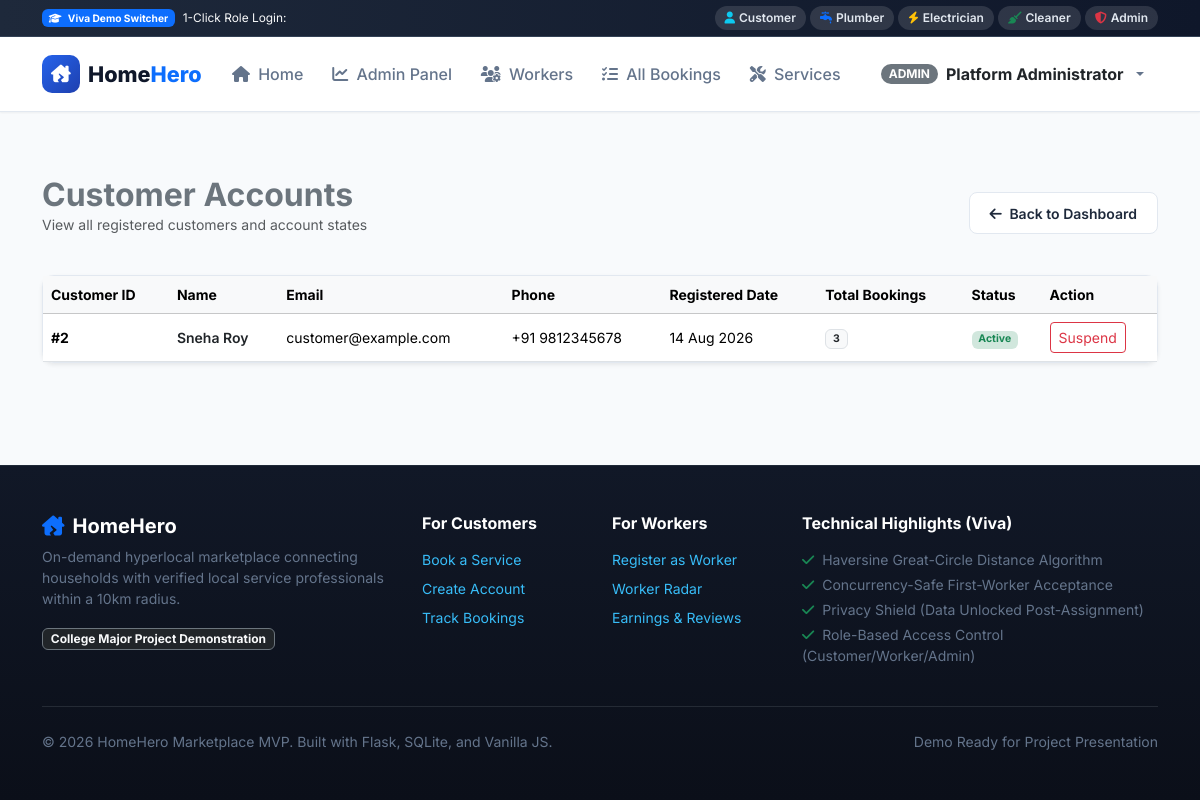
The page /admin/customers (signed in) on the database its author committed.
### models/user.py (models this page shows, shortened)
class User(UserMixin, db.Model):
    __tablename__ = 'users'
    id = db.Column(db.Integer, primary_key=True)
    name = db.Column(db.String(120), nullable=False)
    email = db.Column(db.String(120), unique=True, nullable=False, index=True)
    phone = db.Column(db.String(20), nullable=False)
    password_hash = db.Column(db.String(256), nullable=False)
    role = db.Column(db.String(20), nullable=False, default='customer') # 'customer', 'worker', 'admin'
    status = db.Column(db.String(20), nullable=False, default='active')  # 'active', 'suspended'
    created_at = db.Column(db.DateTime, default=datetime.now)
    worker_profile = db.relationship('WorkerProfile', backref='user', uselist=False, cascade='all, delete-orphan')
    customer_requests = db.relationship('ServiceRequest', backref='customer', foreign_keys='ServiceRequest.customer_id', lazy='dynamic')
    assigned_requests = db.relationship('ServiceRequest', backref='worker', foreign_keys='ServiceRequest.assigned_worker_id', lazy='dynamic')
    reviews_written = db.relationship('Review', backref='customer', foreign_keys='Review.customer_id', lazy='dynamic')
    reviews_received = db.relationship('Review', backref='worker', foreign_keys='Review.worker_id', lazy='dynamic')
    notifications = db.relationship('Notification', backref='user', lazy='dynamic', cascade='all, delete-orphan')

### routes/admin.py (the view)
@admin_bp.route('/customers')
@admin_required
def customers():
    customers_list = User.query.filter_by(role='customer').order_by(User.created_at.desc()).all()
    return render_template('admin/customers.html', customers=customers_list)

### templates/admin/customers.html (shortened to what this page needs)
{% extends "base.html" %}
{% block content %}
<div class="container py-4">
    <div class="d-flex flex-wrap justify-content-between align-items-center mb-4 gap-2">
        <div>
            <h2 class="fw-bold text-secondary mb-0">Customer Accounts</h2>
            <p class="text-muted small">View all registered customers and account states</p>
        </div>
        <a href="{{ url_for('admin.dashboard') }}" class="btn btn-outline-custom btn-sm">
            <i class="fa-solid fa-arrow-left me-1"></i> Back to Dashboard
        </a>
    </div>
    <div class="card-custom bg-white shadow-sm">
        <div class="table-responsive">
            <table class="table table-hover align-middle mb-0">
                <thead class="table-light small text-muted">
                    <tr>
                        <th>Customer ID</th>
                        <th>Name</th>
                        <th>Email</th>
                        <th>Phone</th>
                        <th>Registered Date</th>
                        <th>Total Bookings</th>
                        <th>Status</th>
                        <th>Action</th>
                    </tr>
                </thead>
                <tbody class="small">
                    {% for c in customers %}
                    <tr>
                        <td class="fw-bold">#{{ c.id }}</td>
                        <td class="fw-semibold text-dark">{{ c.name }}</td>
                        <td>{{ c.email }}</td>
                        <td>{{ c.phone }}</td>
                        <td>{{ c.created_at.strftime('%d %b %Y') }}</td>
                        <td>
                            <span class="badge bg-light text-dark border">{{ c.customer_requests.count() }}</span>
                        </td>
                        <td>
                            {% if c.status == 'active' %}
                                <span class="badge bg-success-subtle text-success">Active</span>
                            {% else %}
                                <span class="badge bg-danger-subtle text-danger">Suspended</span>
                            {% endif %}
                        </td>
                        <td>
                            <form action="{{ url_for('admin.toggle_user_status', user_id=c.id) }}" method="POST">
                                <button type="submit" class="btn btn-sm {% if c.status == 'active' %}btn-outline-danger{% else %}btn-outline-success{% endif %}">
                                    {{ 'Suspend' if c.status == 'active' else 'Activate' }}
                                </button>
                            </form>
                        </td>
                    </tr>
                    {% else %}
                    <tr>
                        <td colspan="8" class="text-center text-muted py-4">No customer accounts registered yet.</td>
                    </tr>
                    {% endfor %}
                </tbody>
            </table>
        </div>
    </div>
</div>
{% endblock %}

### templates/base.html (shortened to what this page needs)
<!DOCTYPE html>
<html lang="en">
<head>
    <link href="https://cdn.jsdelivr.net/npm/bootstrap@5.3.3/dist/css/bootstrap.min.css" rel="stylesheet">
    <link rel="stylesheet" href="https://cdnjs.cloudflare.com/ajax/libs/font-awesome/6.5.1/css/all.min.css">
    <link rel="stylesheet" href="{{ url_for('static', filename='css/style.css') }}">
</head>
<body>
    <div class="viva-banner">
        <div class="container d-flex flex-wrap align-items-center justify-content-between gap-2">
            <div class="d-flex align-items-center gap-2">
                <span class="badge bg-primary"><i class="fa-solid fa-graduation-cap me-1"></i> Viva Demo Switcher</span>
                <span class="text-light d-none d-md-inline small">1-Click Role Login:</span>
            </div>
            <div class="d-flex flex-wrap align-items-center gap-1">
                <a href="{{ url_for('auth.demo_login', role_key='customer') }}" class="viva-pill" title="Login as Customer (Sneha Roy)">
                    <i class="fa-solid fa-user text-info"></i> Customer
                </a>
                <a href="{{ url_for('auth.demo_login', role_key='plumber') }}" class="viva-pill" title="Login as Rahul Sharma (Plumber)">
                    <i class="fa-solid fa-faucet-drip text-primary"></i> Plumber
                </a>
                <a href="{{ url_for('auth.demo_login', role_key='electrician') }}" class="viva-pill" title="Login as Amit Das (Electrician)">
                    <i class="fa-solid fa-bolt text-warning"></i> Electrician
                </a>
                <a href="{{ url_for('auth.demo_login', role_key='cleaner') }}" class="viva-pill" title="Login as Rohit Kalita (Cleaner)">
                    <i class="fa-solid fa-broom text-success"></i> Cleaner
                </a>
                <a href="{{ url_for('auth.demo_login', role_key='admin') }}" class="viva-pill" title="Login as Admin">
                    <i class="fa-solid fa-shield-halved text-danger"></i> Admin
                </a>
            </div>
        </div>
    </div>
    <nav class="navbar navbar-expand-lg navbar-custom sticky-top">
        <div class="container">
            <a class="navbar-brand" href="{{ url_for('index') }}">
                <div class="brand-icon">
                    <i class="fa-solid fa-house-chimney-crack"></i>
                </div>
                <span>Home<span class="text-primary">Hero</span></span>
            </a>
            <div class="collapse navbar-collapse" id="navbarMain">
                <ul class="navbar-nav me-auto mb-2 mb-lg-0">
                    <li class="nav-item">
                        <a class="nav-link" href="{{ url_for('index') }}"><i class="fa-solid fa-house me-1"></i> Home</a>
                    </li>
                    {% if current_user.is_authenticated %}
                        {% if current_user.role == 'customer' %}
                            <li class="nav-item">
                                <a class="nav-link" href="{{ url_for('customer.dashboard') }}"><i class="fa-solid fa-gauge me-1"></i> Dashboard</a>
                            </li>
                            <li class="nav-item">
                                <a class="nav-link text-primary fw-bold" href="{{ url_for('customer.book_service') }}"><i class="fa-solid fa-plus-circle me-1"></i> Book Service</a>
                            </li>
                            <li class="nav-item">
                                <a class="nav-link" href="{{ url_for('customer.history') }}"><i class="fa-solid fa-clock-rotate-left me-1"></i> My Bookings</a>
                            </li>
                        {% elif current_user.role == 'admin' %}
                            <li class="nav-item">
                                <a class="nav-link" href="{{ url_for('admin.dashboard') }}"><i class="fa-solid fa-chart-line me-1"></i> Admin Panel</a>
                            </li>
                            <li class="nav-item">
                                <a class="nav-link" href="{{ url_for('admin.workers') }}"><i class="fa-solid fa-users-gear me-1"></i> Workers</a>
                            </li>
                            <li class="nav-item">
                                <a class="nav-link" href="{{ url_for('admin.requests') }}"><i class="fa-solid fa-list-check me-1"></i> All Bookings</a>
                            </li>
                            <li class="nav-item">
                                <a class="nav-link" href="{{ url_for('admin.services') }}"><i class="fa-solid fa-screwdriver-wrench me-1"></i> Services</a>
                            </li>
                        {% endif %}
                    {% endif %}
                </ul>
                <ul class="navbar-nav ms-auto align-items-lg-center gap-2">
                    {% if current_user.is_authenticated %}
                        <li class="nav-item dropdown">
                            <a class="nav-link dropdown-toggle d-flex align-items-center gap-2" href="#" role="button" data-bs-toggle="dropdown">
                                <span class="badge bg-secondary rounded-pill px-2 py-1">
                                    {{ current_user.role.upper() }}
                                </span>
                                <span class="fw-bold text-dark">{{ current_user.name }}</span>
                            </a>
                        </li>
                    {% endif %}
                </ul>
            </div>
        </div>
    </nav>
    <main class="py-4">
        {% block content %}{% endblock %}
    </main>
   <footer class="custom-footer py-5 mt-auto">
       <div class="container">
            <div class="row g-4">
                <div class="col-lg-4">
                    <h5 class="text-white fw-bold d-flex align-items-center gap-2">
                        <i class="fa-solid fa-house-chimney-crack text-primary"></i> HomeHero
                    </h5>
                    <p class="small text-muted mb-3">
                        On-demand hyperlocal marketplace connecting households with verified local service professionals within a 10km radius.
                    </p>
                    <span class="badge bg-dark border border-secondary text-light">College Major Project Demonstration</span>
                </div>
                <div class="col-6 col-lg-2">
                    <h6 class="text-white fw-bold mb-3">For Customers</h6>
                    <ul class="list-unstyled small d-flex flex-column gap-2">
                        <li><a href="{{ url_for('customer.book_service') }}">Book a Service</a></li>
                        <li><a href="{{ url_for('auth.register_customer') }}">Create Account</a></li>
                        <li><a href="{{ url_for('customer.history') }}">Track Bookings</a></li>
                    </ul>
                </div>
                <div class="col-6 col-lg-2">
                    <h6 class="text-white fw-bold mb-3">For Workers</h6>
                    <ul class="list-unstyled small d-flex flex-column gap-2">
                        <li><a href="{{ url_for('auth.register_worker') }}">Register as Worker</a></li>
                        <li><a href="{{ url_for('worker.dashboard') }}">Worker Radar</a></li>
                        <li><a href="{{ url_for('worker.jobs_history') }}">Earnings & Reviews</a></li>
                    </ul>
                </div>
                <div class="col-lg-4">
                    <h6 class="text-white fw-bold mb-3">Technical Highlights (Viva)</h6>
                    <ul class="list-unstyled small text-muted d-flex flex-column gap-1">
                        <li><i class="fa-solid fa-check text-success me-1"></i> Haversine Great-Circle Distance Algorithm</li>
                        <li><i class="fa-solid fa-check text-success me-1"></i> Concurrency-Safe First-Worker Acceptance</li>
                        <li><i class="fa-solid fa-check text-success me-1"></i> Privacy Shield (Data Unlocked Post-Assignment)</li>
                        <li><i class="fa-solid fa-check text-success me-1"></i> Role-Based Access Control (Customer/Worker/Admin)</li>
                    </ul>
                </div>
            </div>
            <hr class="border-secondary my-4">
            <div class="d-flex flex-wrap justify-content-between align-items-center small text-muted">
                <div>&copy; {{ now.year }} HomeHero Marketplace MVP. Built with Flask, SQLite, and Vanilla JS.</div>
                <div>Demo Ready for Project Presentation</div>
            </div>
        </div>
    </footer>
</body>
</html>

### static/css/style.css (style rules this page uses)
:root { --primary: #2563eb; --primary-hover: #1d4ed8; --primary-light: #eff6ff; --primary-dark: #1e40af; --secondary: #0f172a; --accent: #f59e0b; --success: #10b981; --warning: #f59e0b; --danger: #ef4444; --info: #06b6d4; --bg-main: #f8fafc; --bg-card: #ffffff; --border-color: #e2e8f0; --text-main: #1e293b; --text-muted: #64748b; --text-light: #94a3b8; --shadow-sm: 0 1px 2px 0 rgb(0 0 0 / 0.05); --shadow-md: 0 4px 6px -1px rgb(0 0 0 / 0.1), 0 2px 4px -2px rgb(0 0 0 / 0.1); --shadow-lg: 0 10px 15px -3px rgb(0 0 0 / 0.1), 0 4px 6px -4px rgb(0 0 0 / 0.1); --shadow-xl: 0 20px 25px -5px rgb(0 0 0 / 0.1), 0 8px 10px -6px rgb(0 0 0 / 0.1); --radius-sm: 8px; --radius-md: 12px; --radius-lg: 16px; --radius-full: 9999px; }
body { font-family: 'Inter', system-ui, -apple-system, BlinkMacSystemFont, 'Segoe UI', Roboto, sans-serif; background-color: var(--bg-main); color: var(--text-main); min-height: 100vh; display: flex; flex-direction: column; }
main { flex: 1; }
.viva-banner { background: linear-gradient(90deg, #1e293b, #0f172a); color: #f8fafc; font-size: 0.85rem; padding: 6px 0; border-bottom: 1px solid #334155; }
.viva-pill { background: rgba(255, 255, 255, 0.12); color: #e2e8f0; padding: 3px 10px; border-radius: var(--radius-full); font-size: 0.75rem; font-weight: 600; text-decoration: none; transition: all 0.2s; display: inline-flex; align-items: center; gap: 4px; }
.navbar-custom { background-color: var(--bg-card); border-bottom: 1px solid var(--border-color); box-shadow: var(--shadow-sm); padding: 0.8rem 1rem; }
.navbar-brand { font-weight: 800; font-size: 1.35rem; color: var(--secondary) !important; display: flex; align-items: center; gap: 8px; }
.navbar-brand .brand-icon { width: 38px; height: 38px; background: linear-gradient(135deg, var(--primary), var(--primary-dark)); color: white; border-radius: 10px; display: flex; align-items: center; justify-content: center; font-size: 1.1rem; }
.nav-link { font-weight: 500; color: var(--text-muted) !important; padding: 0.5rem 0.9rem !important; border-radius: var(--radius-sm); transition: all 0.2s; }
.card-custom { background: var(--bg-card); border: 1px solid var(--border-color); border-radius: var(--radius-md); box-shadow: var(--shadow-sm); transition: transform 0.2s, box-shadow 0.2s; }
.btn-outline-custom { border: 1px solid var(--border-color); color: var(--text-main); background: white; font-weight: 600; border-radius: var(--radius-sm); padding: 0.6rem 1.25rem; transition: all 0.2s; }
footer, .footer { background-color: #1e293b !important; color: #f8fafc !important; padding: 24px 0; margin-top: auto; border-top: 1px solid rgba(255, 255, 255, 0.1); }
footer a, .footer a { color: #38bdf8 !important; text-decoration: none; }
footer p, footer span, .footer p, .footer span { color: #cbd5e1 !important; }
.custom-footer { background: linear-gradient(180deg, #111827 0%, #0b0f19 100%); color: #94a3b8; border-top: 1px solid #1f2937; }
.custom-footer a { color: #94a3b8; text-decoration: none; transition: color 0.2s ease-in-out; }
.custom-footer .text-muted { color: #64748b !important; }

### rows shown on the page
User: role "ADMIN", name "Platform Administrator"
User: id "2", name "Sneha Roy", email "customer@example.com", phone "+91 9812345678", created_at "14 Aug 2026", customer_requests.count "3", shows "Active", status "Suspend"
